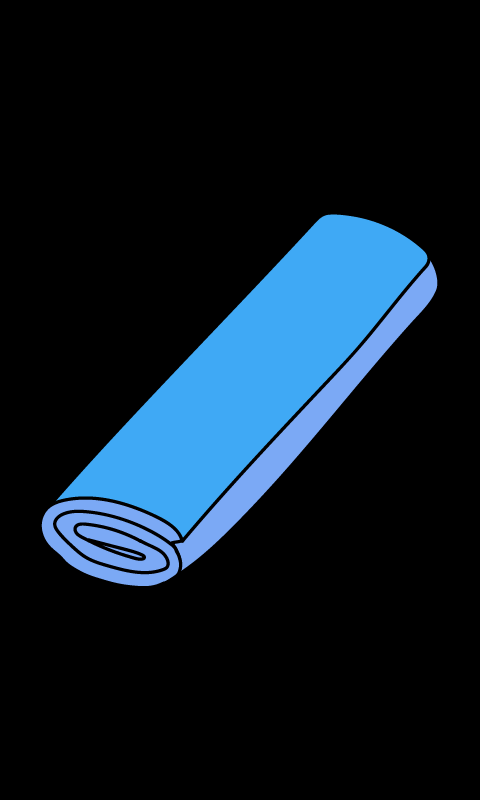

A level layout from a 2D game, rendered from its tile map. Below: a short description, then the map file with tile-grid data replaced by summaries:
An orthogonal 60x100 tile map with 8x8 px tiles, 1 tile layer (Tile Layer 1) and 146 objects.

<map version="1.4" tiledversion="1.4.3" orientation="orthogonal" renderorder="left-down" width="60" height="100" tilewidth="8" tileheight="8" infinite="0" nextlayerid="4" nextobjectid="147">
 <tileset firstgid="1" name="yoga" tilewidth="8" tileheight="8" tilecount="13200" columns="60">
  <image source="yoga.png" width="480" height="1760" />
 </tileset>
 <layer id="1" name="Tile Layer 1" width="60" height="100">
  <data>[6000 cells, 5880 non-empty, 5880 distinct tile ids]</data>
 </layer>
 <objectgroup id="2" name="PiirtoPisteet" visible="0">
  <object id="1" x="40.9874" y="529.11">
   <point />
  </object>
  <object id="2" x="43.782" y="542.152">
   <point />
  </object>
  <object id="3" x="52.1658" y="553.33">
   <point />
  </object>
  <object id="4" x="60.5496" y="562.646">
   <point />
  </object>
  <object id="5" x="72.6595" y="571.961">
   <point />
  </object>
  <object id="6" x="82.9064" y="576.619">
   <point />
  </object>
  <object id="7" x="95.0163" y="580.345">
   <point />
  </object>
  <object id="8" x="108.989" y="585.002">
   <point />
  </object>
  <object id="9" x="127.62" y="590.592">
   <point />
  </object>
  <object id="10" x="147.182" y="591.523">
   <point />
  </object>
  <object id="11" x="160.224" y="586.865">
   <point />
  </object>
  <object id="12" x="170.47" y="579.413">
   <point />
  </object>
  <object id="13" x="178.854" y="571.961">
   <point />
  </object>
  <object id="14" x="191.896" y="564.509">
   <point />
  </object>
  <object id="15" x="200.279" y="558.919">
   <point />
  </object>
  <object id="16" x="211.458" y="552.399">
   <point />
  </object>
  <object id="17" x="217.979" y="544.015">
   <point />
  </object>
  <object id="18" x="227.294" y="538.426">
   <point />
  </object>
  <object id="19" x="235.678" y="527.247">
   <point />
  </object>
  <object id="20" x="245.925" y="517.932">
   <point />
  </object>
  <object id="21" x="254.308" y="508.617">
   <point />
  </object>
  <object id="22" x="269.213" y="491.849">
   <point />
  </object>
  <object id="23" x="278.528" y="480.671">
   <point />
  </object>
  <object id="24" x="288.775" y="469.492">
   <point />
  </object>
  <object id="25" x="301.816" y="457.382">
   <point />
  </object>
  <object id="26" x="311.132" y="441.546">
   <point />
  </object>
  <object id="27" x="322.31" y="430.368">
   <point />
  </object>
  <object id="28" x="336.283" y="413.6">
   <point />
  </object>
  <object id="29" x="328.831" y="416.395">
   <point />
  </object>
  <object id="30" x="316.721" y="438.752">
   <point />
  </object>
  <object id="31" x="349.325" y="397.764">
   <point />
  </object>
  <object id="32" x="361.435" y="382.86">
   <point />
  </object>
  <object id="33" x="369.818" y="373.544">
   <point />
  </object>
  <object id="34" x="379.134" y="359.571">
   <point />
  </object>
  <object id="35" x="386.586" y="352.119">
   <point />
  </object>
  <object id="36" x="397.764" y="340.009">
   <point />
  </object>
  <object id="37" x="408.943" y="329.762">
   <point />
  </object>
  <object id="38" x="420.121" y="318.584">
   <point />
  </object>
  <object id="39" x="428.505" y="306.474">
   <point />
  </object>
  <object id="40" x="435.957" y="293.433">
   <point />
  </object>
  <object id="41" x="437.82" y="279.46">
   <point />
  </object>
  <object id="42" x="435.026" y="262.692">
   <point />
  </object>
  <object id="43" x="427.573" y="253.377">
   <point />
  </object>
  <object id="44" x="421.053" y="245.925">
   <point />
  </object>
  <object id="45" x="414.532" y="242.198">
   <point />
  </object>
  <object id="46" x="401.49" y="231.952">
   <point />
  </object>
  <object id="47" x="387.517" y="228.225">
   <point />
  </object>
  <object id="48" x="374.476" y="222.636">
   <point />
  </object>
  <object id="49" x="360.503" y="217.979">
   <point />
  </object>
  <object id="50" x="343.735" y="215.184">
   <point />
  </object>
  <object id="51" x="330.694" y="217.047">
   <point />
  </object>
  <object id="52" x="319.516" y="219.842">
   <point />
  </object>
  <object id="53" x="307.406" y="231.02">
   <point />
  </object>
  <object id="54" x="298.09" y="239.404">
   <point />
  </object>
  <object id="55" x="285.049" y="250.582">
   <point />
  </object>
  <object id="56" x="275.734" y="259.898">
   <point />
  </object>
  <object id="57" x="266.418" y="271.076">
   <point />
  </object>
  <object id="58" x="258.034" y="278.528">
   <point />
  </object>
  <object id="59" x="252.445" y="285.049">
   <point />
  </object>
  <object id="60" x="245.925" y="294.364">
   <point />
  </object>
  <object id="61" x="236.609" y="305.543">
   <point />
  </object>
  <object id="62" x="227.294" y="315.789">
   <point />
  </object>
  <object id="63" x="214.252" y="329.762">
   <point />
  </object>
  <object id="64" x="204.937" y="337.215">
   <point />
  </object>
  <object id="65" x="196.553" y="348.393">
   <point />
  </object>
  <object id="66" x="189.101" y="353.982">
   <point />
  </object>
  <object id="67" x="182.58" y="362.366">
   <point />
  </object>
  <object id="68" x="176.991" y="368.887">
   <point />
  </object>
  <object id="69" x="165.813" y="377.271">
   <point />
  </object>
  <object id="70" x="157.429" y="387.517">
   <point />
  </object>
  <object id="71" x="149.977" y="396.833">
   <point />
  </object>
  <object id="72" x="142.524" y="404.285">
   <point />
  </object>
  <object id="73" x="135.072" y="413.6">
   <point />
  </object>
  <object id="74" x="121.099" y="425.71">
   <point />
  </object>
  <object id="75" x="110.852" y="438.752">
   <point />
  </object>
  <object id="76" x="129.483" y="417.327">
   <point />
  </object>
  <object id="77" x="103.4" y="447.136">
   <point />
  </object>
  <object id="78" x="94.0848" y="456.451">
   <point />
  </object>
  <object id="79" x="84.7694" y="467.629">
   <point />
  </object>
  <object id="80" x="74.5226" y="479.739">
   <point />
  </object>
  <object id="81" x="66.1388" y="487.191">
   <point />
  </object>
  <object id="82" x="60.5496" y="495.575">
   <point />
  </object>
  <object id="83" x="53.0973" y="505.822">
   <point />
  </object>
  <object id="84" x="64.2757" y="503.959">
   <point />
  </object>
  <object id="85" x="76.3857" y="502.096">
   <point />
  </object>
  <object id="86" x="94.0848" y="503.027">
   <point />
  </object>
  <object id="87" x="110.852" y="503.027">
   <point />
  </object>
  <object id="88" x="123.894" y="506.754">
   <point />
  </object>
  <object id="89" x="133.209" y="508.617">
   <point />
  </object>
  <object id="90" x="143.456" y="513.274">
   <point />
  </object>
  <object id="91" x="154.634" y="517.932">
   <point />
  </object>
  <object id="92" x="166.744" y="522.59">
   <point />
  </object>
  <object id="93" x="172.333" y="530.042">
   <point />
  </object>
  <object id="94" x="185.375" y="540.289">
   <point />
  </object>
  <object id="95" x="183.512" y="548.673">
   <point />
  </object>
  <object id="96" x="200.279" y="522.59">
   <point />
  </object>
  <object id="97" x="210.526" y="513.274">
   <point />
  </object>
  <object id="98" x="215.184" y="501.164">
   <point />
  </object>
  <object id="99" x="223.568" y="494.644">
   <point />
  </object>
  <object id="100" x="228.225" y="488.123">
   <point />
  </object>
  <object id="101" x="235.678" y="480.671">
   <point />
  </object>
  <object id="102" x="245.925" y="467.629">
   <point />
  </object>
  <object id="103" x="255.24" y="456.451">
   <point />
  </object>
  <object id="104" x="268.281" y="445.272">
   <point />
  </object>
  <object id="105" x="275.734" y="435.026">
   <point />
  </object>
  <object id="106" x="288.775" y="423.847">
   <point />
  </object>
  </objectgroup>
 <objectgroup id="3" name="VoittoPisteet">
  <!-- 23 objects omitted --></objectgroup>
</map>
<!-- 40 of 146 objects omitted -->
